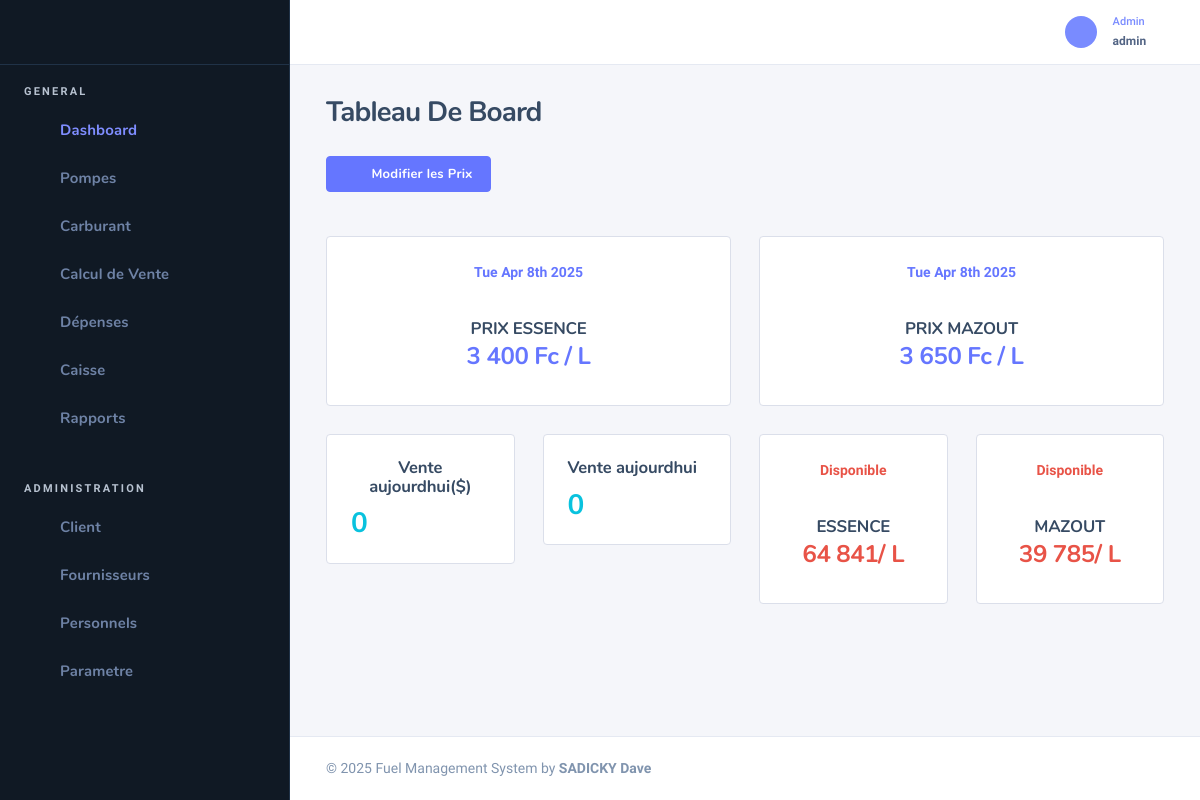
The app's page /dashboard (signed in) with its own data.
### tables this page shows
CREATE TABLE `tbl_carburant` (
  `id_carburant` int(11) NOT NULL,
  `id_type` int(11) DEFAULT NULL,
  `qty` int(11) DEFAULT NULL,
  `prix` int(11) DEFAULT NULL,
  `dateprix` datetime DEFAULT NULL,
  `statut` enum('1','0') DEFAULT NULL
);

CREATE TABLE `tbl_types` (
  `id_type` int(11) NOT NULL,
  `type` varchar(100) NOT NULL,
  `unity` varchar(10) NOT NULL
);

### Models/Admin/carburant.class.php (called while the page is built, shortened)
<?php
Class Carburant
{
    public function getCarburants()
        {
            $db = getConnection();
            $statement = $db->prepare("SELECT id_carburant,type,unity,qty,dateprix,prix FROM tbl_carburant as c,tbl_types as t WHERE c.id_type =t.id_type");
            $statement->execute();
            $tbP = array();
            while($data =  $statement->fetchObject()){
                $tbP[] = $data;
            }
             return $tbP;
        }
}
?>

### Vues/Admin/home.php (the view, shortened to what this page needs)
<?php
$db = getConnection();
$tdate = date('Y-m-d');
$sql = "select sum(mtotal)  as TOTAL,short from tbl_vente,tbl_devise WHERE datev='$tdate'
and tbl_devise.devise_id=tbl_vente.devise_id and tbl_vente.devise_id='1'";
$req = $db->query($sql);
$req->execute();
$g = $req->fetch(PDO::FETCH_OBJ);
$sum_today = $g->TOTAL;
$short = $g->short;
$sql1 = "select sum(mtotal)  as TOTAL,short from tbl_vente,tbl_devise WHERE datev='$tdate'
          and tbl_devise.devise_id=tbl_vente.devise_id and tbl_vente.devise_id='2'";
$req1 = $db->query($sql1);
$req1->execute();
$g1 = $req1->fetch(PDO::FETCH_OBJ);
$sum_today1 = $g1->TOTAL;
$short1 = $g1->short;
?>
    <div class="nk-block-head">
        <a href="#" class="btn btn-primary" data-bs-toggle="modal" data-bs-target="#edit-prix"><em class="icon ni ni-edit"></em><span>Modifier les Prix</span></a>
    </div>
<div class="row g-gs">
    <?php foreach ($carburants as $t) : ?>
        <div class="col-md-6 col-xxl-6">
            <div class="row g-gs">
                <div class="">
                    <div class="card card-bordered">
                        <div class="card-inner">
                            <div class="card-title text-center mb-2">
                                <span class="text-primary text-capitalize fw-bold"><?= date('D M jS Y') ?></span>
                                <div class="card-title">
                                    <span class="nk-menu-icon "><em class="icon ni ni-hot"></em></span>
                                    <h6 class="title mt-2">PRIX <?php echo strtoupper($t->type); ?></h6>
                                    <h4 class="text-primary fw-bold"><?= number_format($t->prix, 0, ',', ' ') . " Fc " ?>/ <?= $t->unity ?></h4>
                                </div>
                            </div>
                        </div>
                    </div>
                </div>
            </div>
        </div>
    <?php endforeach ?>
    <div class="col-lg-3 col-xxl-12">
        <div class="row g-gs">
            <div class="">
                <div class="card card-bordered">
                    <div class="card-inner">
                        <div class="card-title-group text-center mb-2">
                            <div class="card-title">
                                <h6 class="title ">Vente aujourdhui($)</h6>
                            </div>
                        </div>
                        <div class="flex-sm-wrap g-4 flex-md-nowrap">
                            <div class="nk-sale-data">
                                <h3 class="amount fw-bold text-info">
                                    <?php if ($sum_today == "") {
                                        echo "0" . $short;
                                    } else {
                                        echo "<h3 class='amount fw-bold text-info'>" . number_format($sum_today, 0, ',', ' ') . " " . $short . "</h3>";
                                    }
                                    ?>
                                </h3>
                            </div>
                        </div>
                    </div>
                </div>
            </div>
        </div>
    </div>
    <div class="col-lg-3 col-xxl-12">
        <div class="row g-gs">
            <div class="">
                <div class="card card-bordered">
                    <div class="card-inner">
                        <div class="card-title-group text-center mb-2">
                            <div class="card-title">
                                <h6 class="title">Vente aujourdhui</h6>
                            </div>
                        </div>
                        <div class="flex-sm-wrap g-4 flex-md-nowrap">
                            <div class="nk-sale-data">
                                <h3 class="amount fw-bold text-info">
                                    <?php if ($sum_today1 == "") {
                                        echo "0" . $short1;
                                    } else {
                                        echo "<h3 class='amount fw-bold text-info'>" . number_format($sum_today1, 0, ',', ' ') . " " . $short1 . "</h3>";
                                    }
                                    ?>
                                </h3>
                            </div>
                        </div>
                    </div>
                </div>
            </div>
        </div>
    </div>
    <?php foreach ($carburants as $t) : ?>
        <div class="col-lg-3 col-xxl-12">
            <div class="row g-gs">
                <div class="">
                    <div class="card card-bordered">
                        <div class="card-inner">
                            <div class="card-title text-center mb-2">
                                <span class="text-danger text-capitalize fw-bold">Disponible</span>
                                <div class="card-title">
                                    <span class="nk-menu-icon "><em class="icon ni ni-hot"></em></span>
                                    <h6 class="title mt-2"><?php echo strtoupper($t->type); ?></h6>
                                    <h4 class="fw-bold text-danger"><?= number_format($t->qty, 0, ',', ' ') ?>/ <?= $t->unity ?></h4>
                                </div>
                            </div>
                        </div>
                    </div>
                </div>
            </div>
        </div>
    <?php endforeach ?>
</div>

### records on screen
tbl_carburant: id_type.type "ESSENCE", prix "3 400", id_type.unity "L", qty "64 841"
tbl_carburant: id_type.type "MAZOUT", prix "3 650", id_type.unity "L", qty "39 785"

### other values on screen
$_SESSION['username'] "admin"
$title "Tableau De Board"
